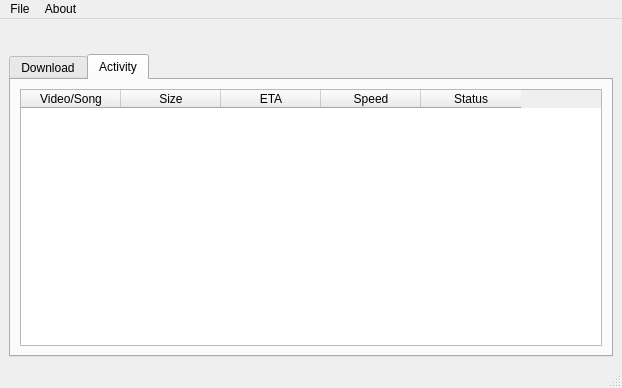
<?xml version="1.0" encoding="UTF-8"?>
<ui version="4.0">
 <class>MainWindow</class>
 <widget class="QMainWindow" name="MainWindow">
  <property name="geometry">
   <rect>
    <x>0</x>
    <y>0</y>
    <width>622</width>
    <height>388</height>
   </rect>
  </property>
  <property name="windowTitle">
   <string>MainWindow</string>
  </property>
  <widget class="QWidget" name="centralwidget">
   <layout class="QVBoxLayout" name="verticalLayout_2">
    <item>
     <layout class="QVBoxLayout" name="verticalLayout">
      <item>
       <layout class="QHBoxLayout" name="horizontalLayout">
        <item>
         <spacer name="horizontalSpacer">
          <property name="orientation">
           <enum>Qt::Horizontal</enum>
          </property>
          <property name="sizeHint" stdset="0">
           <size>
            <width>40</width>
            <height>20</height>
           </size>
          </property>
         </spacer>
        </item>
        <item>
         <widget class="QLabel" name="label">
          <property name="text">
           <string/>
          </property>
          <property name="pixmap">
           <pixmap resource="resource.qrc">:/logo.png</pixmap>
          </property>
         </widget>
        </item>
        <item>
         <spacer name="horizontalSpacer_2">
          <property name="orientation">
           <enum>Qt::Horizontal</enum>
          </property>
          <property name="sizeHint" stdset="0">
           <size>
            <width>40</width>
            <height>20</height>
           </size>
          </property>
         </spacer>
        </item>
       </layout>
      </item>
      <item>
       <widget class="QTabWidget" name="tabWidget">
        <property name="currentIndex">
         <number>1</number>
        </property>
        <widget class="QWidget" name="DownloadTab">
         <attribute name="title">
          <string>Download</string>
         </attribute>
         <layout class="QVBoxLayout" name="verticalLayout_4">
          <item>
           <layout class="QVBoxLayout" name="verticalLayout_3">
            <item>
             <widget class="QGroupBox" name="groupBox">
              <property name="title">
               <string>Enter url and download location</string>
              </property>
              <layout class="QVBoxLayout" name="verticalLayout_8">
               <item>
                <layout class="QVBoxLayout" name="verticalLayout_7">
                 <item>
                  <layout class="QHBoxLayout" name="horizontalLayout_3">
                   <item>
                    <widget class="QLabel" name="label_2">
                     <property name="text">
                      <string>Video URL:</string>
                     </property>
                    </widget>
                   </item>
                   <item>
                    <spacer name="horizontalSpacer_4">
                     <property name="orientation">
                      <enum>Qt::Horizontal</enum>
                     </property>
                     <property name="sizeType">
                      <enum>QSizePolicy::Fixed</enum>
                     </property>
                     <property name="sizeHint" stdset="0">
                      <size>
                       <width>24</width>
                       <height>20</height>
                      </size>
                     </property>
                    </spacer>
                   </item>
                   <item>
                    <widget class="QLineEdit" name="lineEdit">
                     <property name="cursorPosition">
                      <number>0</number>
                     </property>
                    </widget>
                   </item>
                   <item>
                    <widget class="QPushButton" name="BatchAdd">
                     <property name="text">
                      <string>Batch Add</string>
                     </property>
                    </widget>
                   </item>
                  </layout>
                 </item>
                 <item>
                  <layout class="QHBoxLayout" name="horizontalLayout_2">
                   <item>
                    <widget class="QLabel" name="label_3">
                     <property name="text">
                      <string>Save To:</string>
                     </property>
                    </widget>
                   </item>
                   <item>
                    <spacer name="horizontalSpacer_3">
                     <property name="orientation">
                      <enum>Qt::Horizontal</enum>
                     </property>
                     <property name="sizeType">
                      <enum>QSizePolicy::Fixed</enum>
                     </property>
                     <property name="sizeHint" stdset="0">
                      <size>
                       <width>33</width>
                       <height>20</height>
                      </size>
                     </property>
                    </spacer>
                   </item>
                   <item>
                    <widget class="QLineEdit" name="lineEdit_2"/>
                   </item>
                   <item>
                    <widget class="QPushButton" name="browse_btn">
                     <property name="text">
                      <string>Browse</string>
                     </property>
                    </widget>
                   </item>
                  </layout>
                 </item>
                </layout>
               </item>
              </layout>
              <zorder></zorder>
              <zorder>verticalLayoutWidget_3</zorder>
             </widget>
            </item>
           </layout>
          </item>
          <item>
           <widget class="QGroupBox" name="groupBox_2">
            <property name="title">
             <string>Convert</string>
            </property>
            <layout class="QVBoxLayout" name="verticalLayout_10">
             <item>
              <layout class="QVBoxLayout" name="verticalLayout_9">
               <item>
                <layout class="QHBoxLayout" name="horizontalLayout_4">
                 <item>
                  <widget class="QCheckBox" name="ConvertCheckBox">
                   <property name="text">
                    <string>Convert After Download</string>
                   </property>
                  </widget>
                 </item>
                 <item>
                  <spacer name="horizontalSpacer_5">
                   <property name="orientation">
                    <enum>Qt::Horizontal</enum>
                   </property>
                   <property name="sizeHint" stdset="0">
                    <size>
                     <width>40</width>
                     <height>20</height>
                    </size>
                   </property>
                  </spacer>
                 </item>
                 <item>
                  <widget class="QComboBox" name="ConvertComboBox">
                   <property name="minimumSize">
                    <size>
                     <width>120</width>
                     <height>0</height>
                    </size>
                   </property>
                   <item>
                    <property name="text">
                     <string>mp3</string>
                    </property>
                   </item>
                   <item>
                    <property name="text">
                     <string>mp4</string>
                    </property>
                   </item>
                   <item>
                    <property name="text">
                     <string>aac</string>
                    </property>
                   </item>
                   <item>
                    <property name="text">
                     <string>m4a</string>
                    </property>
                   </item>
                   <item>
                    <property name="text">
                     <string>ogg</string>
                    </property>
                   </item>
                   <item>
                    <property name="text">
                     <string>wav</string>
                    </property>
                   </item>
                   <item>
                    <property name="text">
                     <string>webm</string>
                    </property>
                   </item>
                  </widget>
                 </item>
                </layout>
               </item>
               <item>
                <widget class="QCheckBox" name="DeleteFileCheckBox">
                 <property name="text">
                  <string>Delete Original File</string>
                 </property>
                </widget>
               </item>
              </layout>
             </item>
            </layout>
           </widget>
          </item>
          <item>
           <widget class="QPushButton" name="download_btn">
            <property name="styleSheet">
             <string notr="true"/>
            </property>
            <property name="text">
             <string>Download</string>
            </property>
            <property name="default">
             <bool>true</bool>
            </property>
            <property name="flat">
             <bool>false</bool>
            </property>
           </widget>
          </item>
         </layout>
        </widget>
        <widget class="QWidget" name="ActivityTab">
         <attribute name="title">
          <string>Activity</string>
         </attribute>
         <layout class="QVBoxLayout" name="verticalLayout_6">
          <item>
           <layout class="QVBoxLayout" name="verticalLayout_5">
            <item>
             <widget class="QTableWidget" name="tableWidget">
              <property name="contextMenuPolicy">
               <enum>Qt::DefaultContextMenu</enum>
              </property>
              <property name="autoFillBackground">
               <bool>true</bool>
              </property>
              <property name="frameShadow">
               <enum>QFrame::Plain</enum>
              </property>
              <property name="editTriggers">
               <set>QAbstractItemView::NoEditTriggers</set>
              </property>
              <property name="selectionBehavior">
               <enum>QAbstractItemView::SelectRows</enum>
              </property>
              <property name="sortingEnabled">
               <bool>false</bool>
              </property>
              <property name="rowCount">
               <number>0</number>
              </property>
              <property name="columnCount">
               <number>5</number>
              </property>
              <attribute name="verticalHeaderDefaultSectionSize">
               <number>30</number>
              </attribute>
              <attribute name="verticalHeaderMinimumSectionSize">
               <number>20</number>
              </attribute>
              <attribute name="verticalHeaderShowSortIndicator" stdset="0">
               <bool>false</bool>
              </attribute>
              <column>
               <property name="text">
                <string>Video/Song</string>
               </property>
              </column>
              <column>
               <property name="text">
                <string>Size</string>
               </property>
              </column>
              <column>
               <property name="text">
                <string>ETA</string>
               </property>
              </column>
              <column>
               <property name="text">
                <string>Speed</string>
               </property>
              </column>
              <column>
               <property name="text">
                <string>Status</string>
               </property>
              </column>
             </widget>
            </item>
           </layout>
          </item>
         </layout>
        </widget>
       </widget>
      </item>
     </layout>
    </item>
   </layout>
  </widget>
  <widget class="QMenuBar" name="menubar">
   <property name="geometry">
    <rect>
     <x>0</x>
     <y>0</y>
     <width>622</width>
     <height>21</height>
    </rect>
   </property>
   <widget class="QMenu" name="menuFile">
    <property name="title">
     <string>File</string>
    </property>
    <addaction name="actionExit"/>
   </widget>
   <widget class="QMenu" name="menuAbout">
    <property name="title">
     <string>About</string>
    </property>
    <addaction name="actionHelp"/>
    <addaction name="actionLicense"/>
   </widget>
   <addaction name="menuFile"/>
   <addaction name="menuAbout"/>
  </widget>
  <widget class="QStatusBar" name="statusbar"/>
  <action name="actionExit">
   <property name="text">
    <string>Exit</string>
   </property>
  </action>
  <action name="actionHelp">
   <property name="text">
    <string>Help</string>
   </property>
  </action>
  <action name="actionLicense">
   <property name="text">
    <string>License</string>
   </property>
  </action>
 </widget>
 <resources>
  <include location="resource.qrc"/>
 </resources>
 <connections>
  <connection>
   <sender>lineEdit</sender>
   <signal>returnPressed()</signal>
   <receiver>download_btn</receiver>
   <slot>click()</slot>
   <hints>
    <hint type="sourcelabel">
     <x>161</x>
     <y>77</y>
    </hint>
    <hint type="destinationlabel">
     <x>162</x>
     <y>161</y>
    </hint>
   </hints>
  </connection>
 </connections>
</ui>
